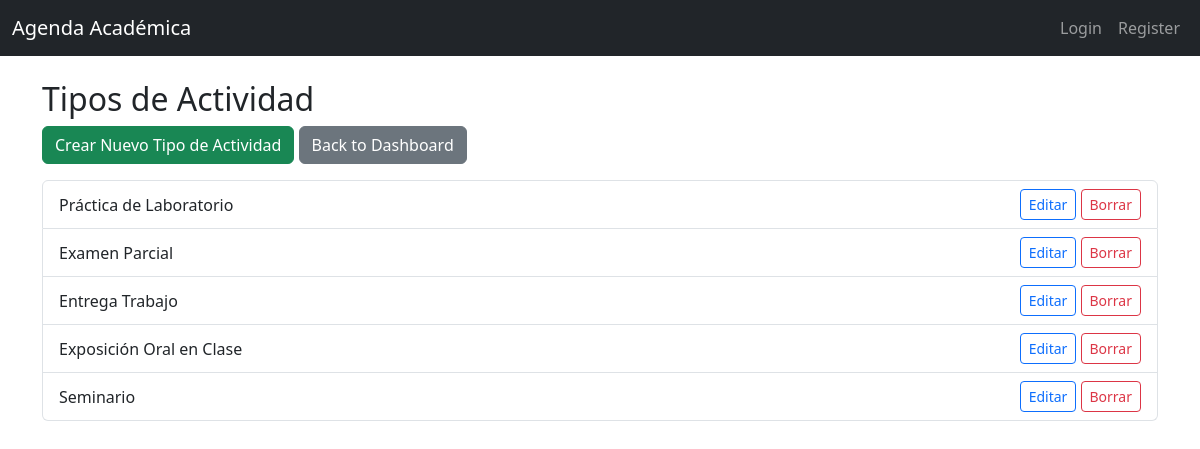
The app's page /tipoactividad/ with its own data.
### schedule/models.py (models this page shows, shortened)
class TipoActividad(models.Model):
    nombre = models.CharField(max_length=255)

### schedule/views.py (the view)
# urls.py: path('tipoactividad/', schedule_views.TipoActividadListView.as_view(), name='tipoactividad_list'),
class TipoActividadListView(ListView):
    model = TipoActividad
    template_name = 'schedule/tipoactividad_list.html'

### schedule/templates/schedule/tipoactividad_list.html
{% extends 'base.html' %}
{% block content %}
  <h2>Tipos de Actividad</h2>
  <div class="mb-3">
    <a href="{% url 'tipoactividad_create' %}" class="btn btn-success">Crear Nuevo Tipo de Actividad</a>
    <a href="{% url 'admin_dashboard' %}" class="btn btn-secondary">Back to Dashboard</a>
  </div>
  <ul class="list-group">
    {% for tipoactividad in object_list %}
      <li class="list-group-item d-flex justify-content-between align-items-center">
        {{ tipoactividad.nombre }}
        <div>
          <a href="{% url 'tipoactividad_update' tipoactividad.pk %}" class="btn btn-sm btn-outline-primary">Editar</a>
          <a href="{% url 'tipoactividad_delete' tipoactividad.pk %}" class="btn btn-sm btn-outline-danger">Borrar</a>
        </div>
      </li>
    {% endfor %}
  </ul>
{% endblock %}

### records on screen
TipoActividad: nombre "Práctica de Laboratorio"
TipoActividad: nombre "Examen Parcial"
TipoActividad: nombre "Entrega Trabajo"
TipoActividad: nombre "Exposición Oral en Clase"
TipoActividad: nombre "Seminario"
